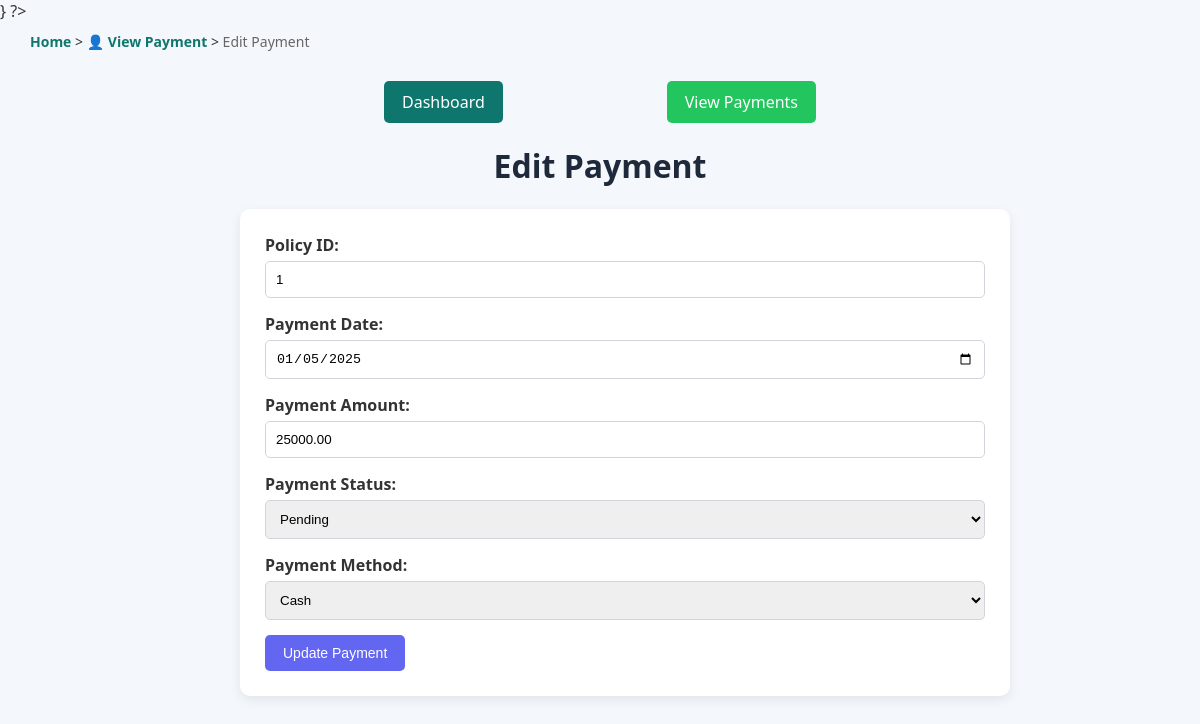
Page /payments/edit_payments.php?id=1 on the committed database.
### tables this page shows
CREATE TABLE payments (payment_id INT AUTO_INCREMENT PRIMARY KEY, policy_id INT NOT NULL, payment_date DATE NOT NULL, amount DECIMAL(10,2) NOT NULL,
 payment_status VARCHAR(20) DEFAULT 'Pending', payment_method VARCHAR(30),
 FOREIGN KEY (policy_id) REFERENCES policies(policy_id) ON DELETE CASCADE );

### payments/edit_payments.php (the view, shortened to what this page needs)
<?php include '../db_config.php'; ?>
<?php
if (isset($_GET['id'])) {
    $payment_id = $_GET['id'];
    $sql = "SELECT * FROM payments WHERE payment_id = $payment_id";
    $result = $conn->query($sql);
    $payment = $result->fetch_assoc();
}
?>
<!DOCTYPE html>
<html lang="en">
<head>
<link rel="stylesheet" href="../styles.css">
</head>
<body>
<div class="breadcrumb">
<a href="../index.php">Home</a>
>
<a href="view_payments.php">👤 View Payment</a>
>
<span>Edit Payment</span>
</div>
<div class="form-container">
<div class="action-bar">
<a href="../index.php" class="back-button">
Dashboard
</a>
<a href="view_payments.php" class="add-button">
View Payments
</a>
</div>
    <h1>Edit Payment</h1>
    <form method="POST">
        <label>Policy ID:</label>
        <input type="number" name="policy_id" value="<?php echo $payment['policy_id']; ?>" required><br>
        <label>Payment Date:</label>
        <input type="date" name="payment_date" value="<?php echo $payment['payment_date']; ?>" required><br>
        <label>Payment Amount:</label>
        <input type="text" name="amount" value="<?php echo $payment['amount']; ?>" required><br>
        <label>Payment Status:</label>
        <select name="payment_status" value="<?php echo $payment['payment_status']; ?>" required>
            <option value="Pending">Pending</option>
        </select><br>
        <label>Payment Method:</label>
        <select name="payment_method" value="<?php echo $payment['payment_method']; ?>" required>
            <option value="Cash">Cash</option>
        </select><br>
        <button class="update-btn" name="update">
Update Payment
</button>
    </form>
</div>
</body>
</html>

### styles.css (style rules this page uses)
:root { --primary:#0f766e; --secondary:#1e293b; --success:#22c55e; --warning:#6366f1; --danger:#ef4444; --light:#f4f7fb; --text:#333; --border:#d1d5db; --shadow:0 4px 12px rgba(0,0,0,0.08); }
body { font-family:Segoe UI,sans-serif; margin:0; background:var(--light); color:var(--text); }
h1 { text-align:center; color:var(--secondary); }
.form-container { width:60%; margin:20px auto; }
form { width:100%; padding:25px; background:white; border-radius:10px; box-shadow:var(--shadow); margin:0; }
label { display:block; margin-bottom:5px; font-weight:600; }
input, select, textarea { width:100%; padding:10px; margin-bottom:15px; border:1px solid var(--border); border-radius:5px; box-sizing:border-box; }
.action-bar { width:60%; margin:20px auto; display:flex; justify-content:space-between; align-items:center; margin-bottom:20px; }
.breadcrumb { width:95%; margin:auto; padding:10px 0; font-size:14px; }
.breadcrumb a { text-decoration:none; color:var(--primary); font-weight:600; }
.breadcrumb span { color:#666; }
button { border:none; padding:10px 18px; border-radius:5px; color:white; cursor:pointer; font-size:14px; transition:0.3s; }
.back-button { display:inline-block; padding:10px 18px; background:#0f766e; color:white; text-decoration:none; border-radius:5px; transition:0.3s; }
.add-button { display:inline-block; padding:10px 18px; background:#22c55e; color:white; text-decoration:none; border-radius:5px; transition:0.3s; }
.update-btn { display:inline-block; padding:10px 18px; background:#6366f1; color:white; border:none; border-radius:5px; cursor:pointer; transition:0.3s; }

### rows in the picture
payments: policy_id "1", payment_date "01/05/2025", amount "25000.00", payment_status "Pending", payment_method "Cash"
